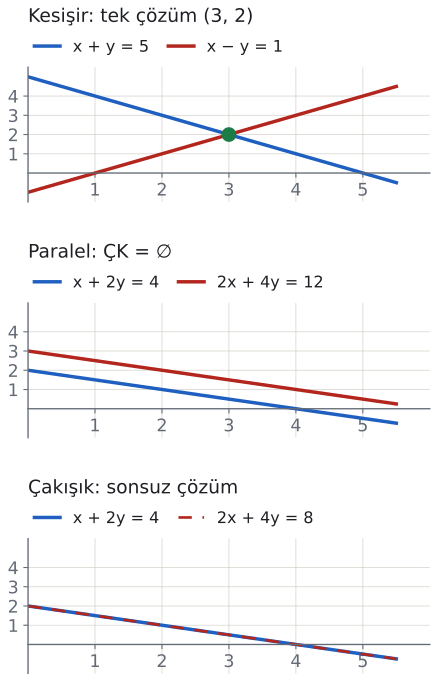

Source code (Python):
import sys; sys.path.insert(0, "tools")
from cizim import *

# Denklem sisteminin üç durumu: kesişen, paralel, çakışık doğrular.
xs = np.linspace(0, 5.5, 20)
paneller = [
    ("Kesişir: tek çözüm (3, 2)", 5 - xs, xs - 1, "x + y = 5", "x − y = 1"),
    ("Paralel: ÇK = ∅", 2 - xs / 2, 3 - xs / 2, "x + 2y = 4", "2x + 4y = 12"),
    ("Çakışık: sonsuz çözüm", 2 - xs / 2, 2 - xs / 2, "x + 2y = 4", "2x + 4y = 8"),
]
fig, eks = plt.subplots(3, 1, figsize=(5.4, 8.2))
for ax, (baslik, d1, d2, ad1, ad2) in zip(eks, paneller):
    ax.set_xlim(0, 6); ax.set_ylim(-1.5, 5.5)
    for k in ("top", "right"): ax.spines[k].set_visible(False)
    ax.spines["left"].set_position(("data", 0)); ax.spines["bottom"].set_position("zero")
    ax.set_xticks([1, 2, 3, 4, 5]); ax.set_yticks([1, 2, 3, 4])
    ax.grid(True, color=CIZGI, lw=0.6, alpha=0.7); ax.set_axisbelow(True)
    ax.plot(xs, d1, color=MAVI, lw=2.6, label=ad1)
    if baslik.startswith("Çakışık"):
        ax.plot(xs, d2, color=KIRMIZI, lw=2, ls=(0, (5, 4)), label=ad2)
    else:
        ax.plot(xs, d2, color=KIRMIZI, lw=2.6, label=ad2)
    ax.set_title(baslik, fontsize=14, loc="left", color=YAZI, pad=34)
    ax.legend(loc="lower left", bbox_to_anchor=(-0.02, 0.98), ncol=2, fontsize=12, frameon=False, handlelength=1.6, columnspacing=1.2)
nokta(eks[0], 3, 2, "", renk=YESIL)
eks[0].plot(3, 2, "o", color=YESIL, markersize=10, zorder=6)
fig.subplots_adjust(hspace=0.75)
kaydet(fig, __file__)
